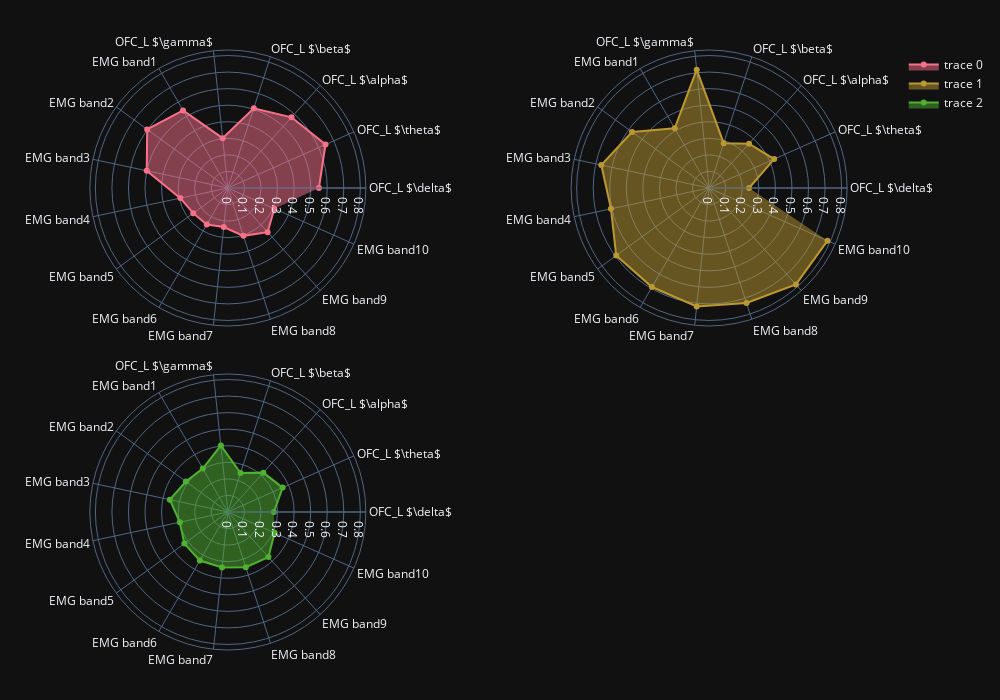

Write notebook code for a chart like this one.
### Markdown cell above
### Show cluster insights

### Code cell
plot_clusters(df_plot_wo_outliers)
cluster_info = plot_radars(df_numeric_wo_outliers, df_plot_wo_outliers)

### Figure 1 — Plotly figure (JSON) as saved in the notebook; plotly's stock layout.template omitted (floating-point values rounded to 4 significant figures)
{"data": [{"fill": "toself", "r": [0.5499, 0.6455, 0.5744, 0.5065, 0.3027, 0.5411, 0.6022, 0.5009, 0.2934, 0.2585, 0.2546, 0.2367, 0.3038, 0.359, 0.3068], "theta": ["OFC_L $\\delta$", "OFC_L $\\theta$", "OFC_L $\\alpha$", "OFC_L $\\beta$", "OFC_L $\\gamma$", "EMG band1", "EMG band2", "EMG band3", "EMG band4", "EMG band5", "EMG band6", "EMG band7", "EMG band8", "EMG band9", "EMG band10"], "type": "scatterpolar", "subplot": "polar"}, {"fill": "toself", "r": [0.2411, 0.4298, 0.3602, 0.2845, 0.7183, 0.4159, 0.5754, 0.6658, 0.6061, 0.6937, 0.6906, 0.7195, 0.7305, 0.7834, 0.7826], "theta": ["OFC_L $\\delta$", "OFC_L $\\theta$", "OFC_L $\\alpha$", "OFC_L $\\beta$", "OFC_L $\\gamma$", "EMG band1", "EMG band2", "EMG band3", "EMG band4", "EMG band5", "EMG band6", "EMG band7", "EMG band8", "EMG band9", "EMG band10"], "type": "scatterpolar", "subplot": "polar2"}, {"fill": "toself", "r": [0.2778, 0.3622, 0.3199, 0.247, 0.4037, 0.3031, 0.3134, 0.3583, 0.2969, 0.3245, 0.3385, 0.3363, 0.3501, 0.3663, 0.309], "theta": ["OFC_L $\\delta$", "OFC_L $\\theta$", "OFC_L $\\alpha$", "OFC_L $\\beta$", "OFC_L $\\gamma$", "EMG band1", "EMG band2", "EMG band3", "EMG band4", "EMG band5", "EMG band6", "EMG band7", "EMG band8", "EMG band9", "EMG band10"], "type": "scatterpolar", "subplot": "polar3"}], "layout": {"polar": {"domain": {"x": [0.0, 0.425], "y": [0.54, 1.0]}, "radialaxis": {"range": [0, 0.8334]}}, "polar2": {"domain": {"x": [0.575, 1.0], "y": [0.54, 1.0]}, "radialaxis": {"range": [0, 0.8334]}}, "polar3": {"domain": {"x": [0.0, 0.425], "y": [0.0, 0.46]}, "radialaxis": {"range": [0, 0.8334]}}, "polar4": {"domain": {"x": [0.575, 1.0], "y": [0.0, 0.46]}, "radialaxis": {"range": [0, 0.8334]}}, "margin": {"l": 50, "r": 50, "t": 50, "b": 50}, "height": 700, "width": 1000, "showlegend": true, "colorway": ["#f77189", "#bb9832", "#50b131", "#36ada4", "#3ba3ec", "#e866f4"]}}
